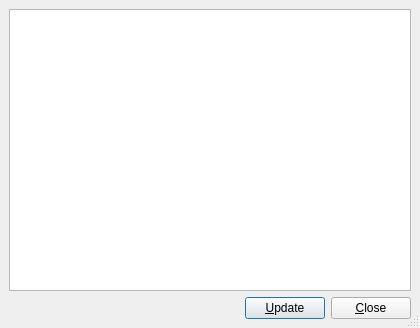
<ui version="4.0" >
 <author></author>
 <comment></comment>
 <exportmacro></exportmacro>
 <class>QLogUi</class>
 <widget class="QDialog" name="QLogUi" >
  <property name="geometry" >
   <rect>
    <x>0</x>
    <y>0</y>
    <width>420</width>
    <height>328</height>
   </rect>
  </property>
  <property name="windowTitle" >
   <string/>
  </property>
  <property name="sizeGripEnabled" >
   <bool>true</bool>
  </property>
  <layout class="QGridLayout" >
   <property name="margin" >
    <number>9</number>
   </property>
   <property name="spacing" >
    <number>6</number>
   </property>
   <item row="0" column="0" >
    <widget class="QTextBrowser" name="logTB" />
   </item>
   <item row="1" column="0" >
    <layout class="QHBoxLayout" >
     <property name="margin" >
      <number>0</number>
     </property>
     <property name="spacing" >
      <number>6</number>
     </property>
     <item>
      <spacer>
       <property name="orientation" >
        <enum>Qt::Horizontal</enum>
       </property>
       <property name="sizeType" >
        <enum>QSizePolicy::Expanding</enum>
       </property>
       <property name="sizeHint" >
        <size>
         <width>20</width>
         <height>20</height>
        </size>
       </property>
      </spacer>
     </item>
     <item>
      <widget class="QPushButton" name="updatePB" >
       <property name="toolTip" >
        <string>Update the display</string>
       </property>
       <property name="text" >
        <string>&amp;Update</string>
       </property>
       <property name="default" >
        <bool>true</bool>
       </property>
      </widget>
     </item>
     <item>
      <widget class="QPushButton" name="closePB" >
       <property name="text" >
        <string>&amp;Close</string>
       </property>
      </widget>
     </item>
    </layout>
   </item>
  </layout>
 </widget>
 <pixmapfunction></pixmapfunction>
 <tabstops>
  <tabstop>updatePB</tabstop>
  <tabstop>closePB</tabstop>
 </tabstops>
 <resources/>
 <connections/>
</ui>
